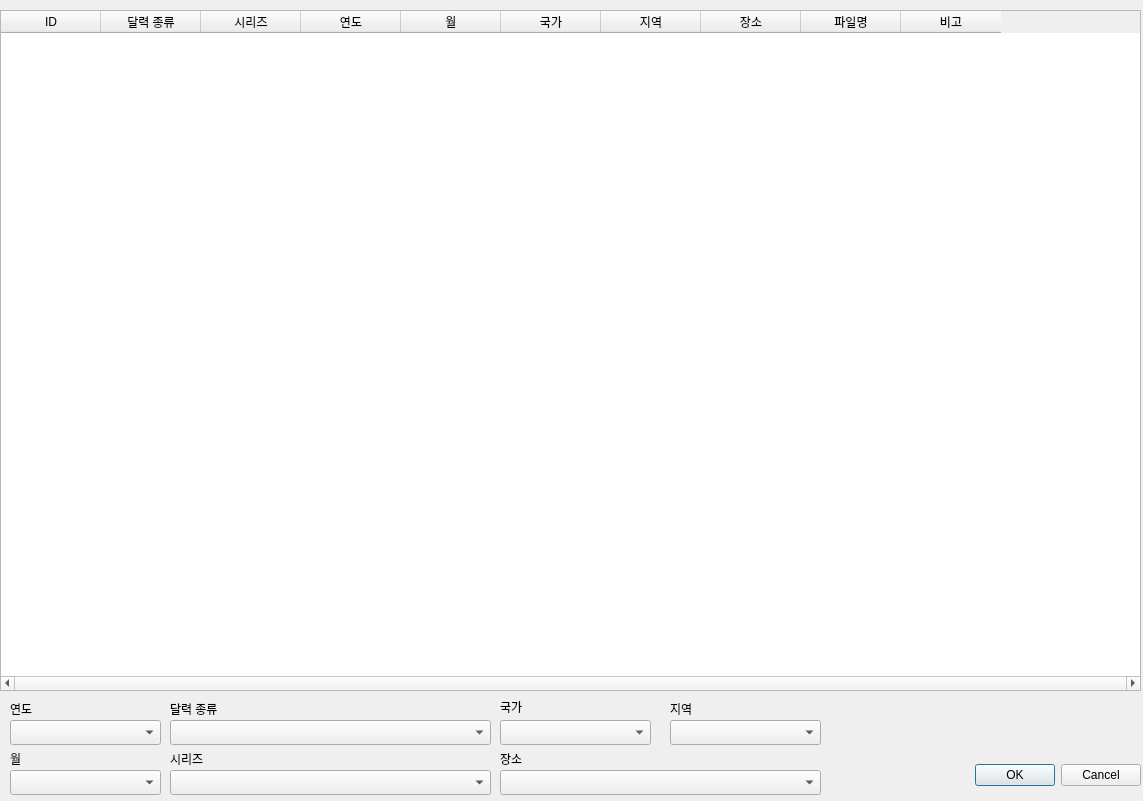
<?xml version="1.0" encoding="UTF-8"?>
<ui version="4.0">
 <class>Dialog</class>
 <widget class="QDialog" name="Dialog">
  <property name="geometry">
   <rect>
    <x>0</x>
    <y>0</y>
    <width>1143</width>
    <height>801</height>
   </rect>
  </property>
  <property name="windowTitle">
   <string>수정할 목록 찾기</string>
  </property>
  <widget class="QLabel" name="monthlabel">
   <property name="geometry">
    <rect>
     <x>10</x>
     <y>750</y>
     <width>67</width>
     <height>17</height>
    </rect>
   </property>
   <property name="text">
    <string>월</string>
   </property>
  </widget>
  <widget class="QComboBox" name="region">
   <property name="geometry">
    <rect>
     <x>670</x>
     <y>720</y>
     <width>151</width>
     <height>25</height>
    </rect>
   </property>
  </widget>
  <widget class="QComboBox" name="church">
   <property name="geometry">
    <rect>
     <x>500</x>
     <y>770</y>
     <width>321</width>
     <height>25</height>
    </rect>
   </property>
  </widget>
  <widget class="QLabel" name="typelabel">
   <property name="geometry">
    <rect>
     <x>170</x>
     <y>700</y>
     <width>67</width>
     <height>17</height>
    </rect>
   </property>
   <property name="text">
    <string>달력 종류</string>
   </property>
  </widget>
  <widget class="QLabel" name="serieslabel">
   <property name="geometry">
    <rect>
     <x>170</x>
     <y>750</y>
     <width>67</width>
     <height>17</height>
    </rect>
   </property>
   <property name="text">
    <string>시리즈</string>
   </property>
  </widget>
  <widget class="QLabel" name="yearlabel">
   <property name="geometry">
    <rect>
     <x>10</x>
     <y>700</y>
     <width>67</width>
     <height>17</height>
    </rect>
   </property>
   <property name="text">
    <string>연도</string>
   </property>
  </widget>
  <widget class="QComboBox" name="year">
   <property name="geometry">
    <rect>
     <x>10</x>
     <y>720</y>
     <width>151</width>
     <height>25</height>
    </rect>
   </property>
  </widget>
  <widget class="QComboBox" name="month">
   <property name="geometry">
    <rect>
     <x>10</x>
     <y>770</y>
     <width>151</width>
     <height>25</height>
    </rect>
   </property>
  </widget>
  <widget class="QComboBox" name="country">
   <property name="geometry">
    <rect>
     <x>500</x>
     <y>720</y>
     <width>151</width>
     <height>25</height>
    </rect>
   </property>
  </widget>
  <widget class="QLabel" name="countrylabel">
   <property name="geometry">
    <rect>
     <x>500</x>
     <y>697</y>
     <width>111</width>
     <height>20</height>
    </rect>
   </property>
   <property name="text">
    <string>국가</string>
   </property>
  </widget>
  <widget class="QLabel" name="regionlabel">
   <property name="geometry">
    <rect>
     <x>670</x>
     <y>700</y>
     <width>67</width>
     <height>17</height>
    </rect>
   </property>
   <property name="text">
    <string>지역</string>
   </property>
  </widget>
  <widget class="QComboBox" name="series">
   <property name="geometry">
    <rect>
     <x>170</x>
     <y>770</y>
     <width>321</width>
     <height>25</height>
    </rect>
   </property>
  </widget>
  <widget class="QLabel" name="churchlabel">
   <property name="geometry">
    <rect>
     <x>500</x>
     <y>750</y>
     <width>67</width>
     <height>17</height>
    </rect>
   </property>
   <property name="text">
    <string>장소</string>
   </property>
  </widget>
  <widget class="QComboBox" name="calendertype">
   <property name="geometry">
    <rect>
     <x>170</x>
     <y>720</y>
     <width>321</width>
     <height>25</height>
    </rect>
   </property>
  </widget>
  <widget class="QDialogButtonBox" name="buttonBox">
   <property name="geometry">
    <rect>
     <x>830</x>
     <y>760</y>
     <width>311</width>
     <height>31</height>
    </rect>
   </property>
   <property name="standardButtons">
    <set>QDialogButtonBox::Cancel|QDialogButtonBox::Ok</set>
   </property>
  </widget>
  <widget class="QTableWidget" name="tableWidget">
   <property name="geometry">
    <rect>
     <x>0</x>
     <y>10</y>
     <width>1141</width>
     <height>681</height>
    </rect>
   </property>
   <property name="horizontalScrollBarPolicy">
    <enum>Qt::ScrollBarAlwaysOn</enum>
   </property>
   <property name="editTriggers">
    <set>QAbstractItemView::NoEditTriggers</set>
   </property>
   <column>
    <property name="text">
     <string>ID</string>
    </property>
   </column>
   <column>
    <property name="text">
     <string>달력 종류</string>
    </property>
   </column>
   <column>
    <property name="text">
     <string>시리즈</string>
    </property>
   </column>
   <column>
    <property name="text">
     <string>연도</string>
    </property>
   </column>
   <column>
    <property name="text">
     <string>월</string>
    </property>
   </column>
   <column>
    <property name="text">
     <string>국가</string>
    </property>
   </column>
   <column>
    <property name="text">
     <string>지역</string>
    </property>
   </column>
   <column>
    <property name="text">
     <string>장소</string>
    </property>
   </column>
   <column>
    <property name="text">
     <string>파일명</string>
    </property>
   </column>
   <column>
    <property name="text">
     <string>비고</string>
    </property>
   </column>
  </widget>
 </widget>
 <resources/>
 <connections/>
</ui>
